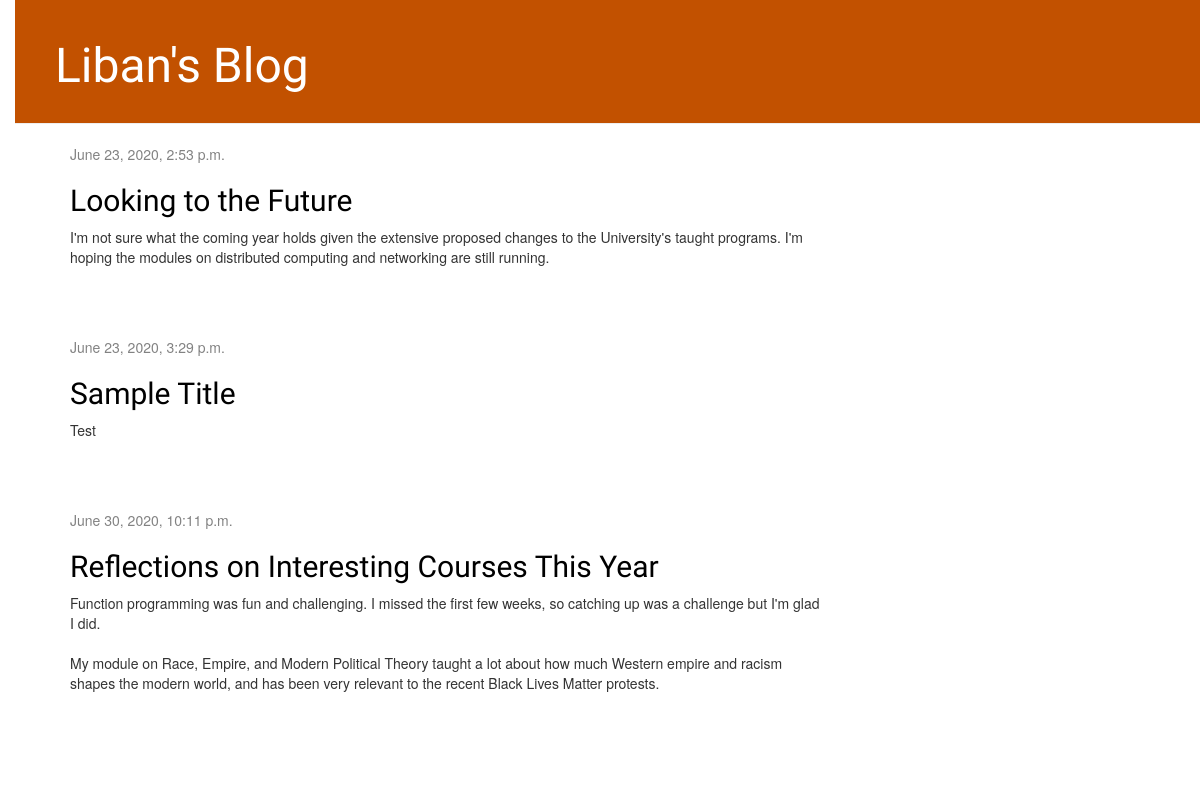
The page / on the database its author committed.
### blog/models.py (models this page shows, shortened)
class Post(models.Model):
    author = models.ForeignKey(settings.AUTH_USER_MODEL, on_delete=models.CASCADE)
    title = models.CharField(max_length=200)
    text = models.TextField()
    create_date = models.DateTimeField(default=timezone.now)
    published_date = models.DateTimeField(blank=True, null=True)

### blog/views.py (the view)
# urls.py: path('', views.post_list, name='post_list'),
def post_list(request):
    posts = Post.objects.filter(published_date__lte=timezone.now()).order_by('published_date')
    return render(request, 'blog/post_list.html', {'posts': posts})

### blog/templates/blog/post_list.html
{% extends 'blog/base.html' %}
{% block content %}
{% for post in posts %}
    <div class="post">
        <div class="date">
            {{ post.published_date }}
        </div>
        <h2><a href="{% url 'post_detail' pk=post.pk %}">{{ post.title }}</a></h2>
        <p>{{ post.text|linebreaksbr }}</p>
    </div>
{% endfor %}
{% endblock %}

### blog/static/css/blog.css (style rules this page uses)
h1 a, h2 a { color: #C25100; font-family: 'Lobster' }
body { padding-left: 15px }
h1, h2, h3, h4 { font-family: 'Lobster', cursive; }
.date { color: #828282; }
.post { margin-bottom: 70px; }
.post h2 a, .post h2 a:visited { color: #000000; }

### rows shown on the page
Post: published_date "June 23, 2020, 2:53 p.m.", title "Looking to the Future", text "I'm not sure what the coming year holds given the extensive proposed changes to the University's taught programs. I'm hoping the modules on distributed computing and networking are still running."
Post: published_date "June 23, 2020, 3:29 p.m.", title "Sample Title", text "Test"
Post: published_date "June 30, 2020, 10:11 p.m.", title "Reflections on Interesting Courses This Year", text "Function programming was fun and challenging. I missed the first few weeks, so catching up was a challenge but I'm glad I did. My module on Race, Empire, and Modern Political Theory taught a lot about how much Western empire and racism shapes the modern world, and has been very relevant to the recent Black Lives Matter protests."
